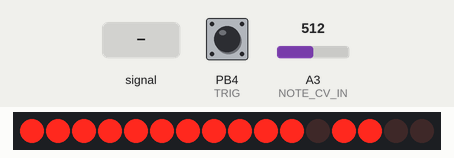
Recording of a sketch running on a simulated ATtiny85, built with avr-gcc and run on an emulated ATtiny85. On the bench: 16 shift-register outputs drawn as a row of LEDs (first output left, lit = HIGH). Wiring (inferred from the names in the program): 2 × shift register (74HC595): data PB0; shift clock PB2; latch PB1. Wiring (inferred from the signals the program sends): row of LEDs: on Q0, Q1, Q2, Q3, Q4, Q5, Q6, Q7, Q8, Q9, Q10, Q11, Q12, Q13, Q14, Q15. The test bench sets the inputs (shaded band); at power-on: A3 (NOTE_CV_IN) = 512, PB4 (TRIG) HIGH.

Above: at 1.2 s.
1.3 s: A3 (NOTE_CV_IN) fed a 2 Hz sine of ±306 counts around its level
At 1.63 s:
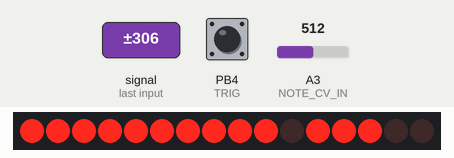
3.2 s: A3 (NOTE_CV_IN) set to 716
At 4.4 s:
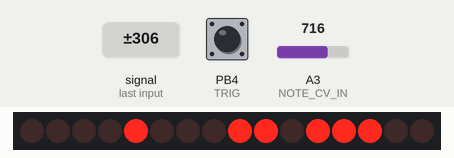
4.7 s: A3 (NOTE_CV_IN) set to 900
At 5.9 s:
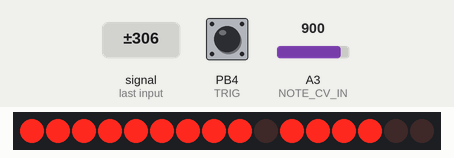
6.2 s: A3 (NOTE_CV_IN) set to 511
At 7.0 s:
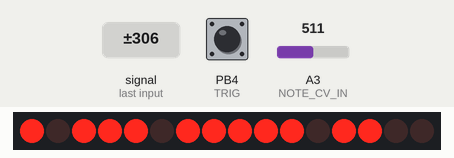
7.7 s: A3 (NOTE_CV_IN) set to 306
At 8.2 s:
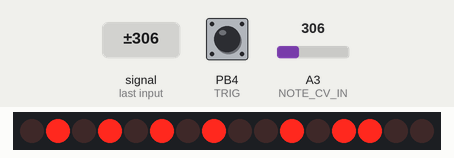
9.2 s: A3 (NOTE_CV_IN) set to 122
At 10.5 s:
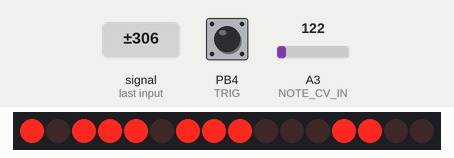
Timing chart, 0 to 11.7 s (numbered marks = the images above; inputs shaded):
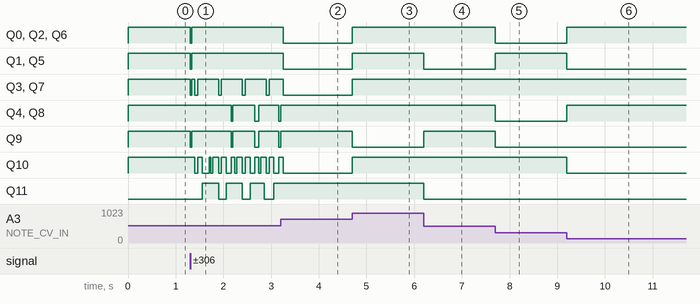

Measured:
- after the input at 1.3 s, Q0, Q1: HIGH → LOW at once, → HIGH 0.04 s later
- after the input at 4.7 s, Q0–3, Q5–7, Q10: LOW → HIGH at once; Q9: HIGH → LOW at once
- after the input at 6.2 s, Q1, Q5, Q11: HIGH → LOW at once; Q9: LOW → HIGH at once
- after the input at 7.7 s, Q0, Q2, Q4, Q6, Q8, Q9: HIGH → LOW at once; Q1, Q5: LOW → HIGH at once
- after the input at 9.2 s, Q0, Q2, Q4, Q6, Q8: LOW → HIGH at once; Q1, Q5, Q10: HIGH → LOW at once

The sketch:

attiny85-quantiser.ino
```cpp
/*============================================================
  Name : Quantiser
  Author : exsertus.com (Steve Bowerman)

  Summary
  1v/octave 0-10v CV quantizer and scaler

  1. Scale 0-10v CV input to 0-5v (half) with voltage divider for 5v logic proceesing
  2. Output held on clock trigger, trigger pin normalled
  3. Output 0.5v/oct scale to DAC
  4. Scale 0-5v output to 0-10v output (double) via opamp

============================================================*/

#define TRIG PB4
#define NOTE_CV_IN A3

#define DAC_SDI PB0
#define DAC_CS PB1
#define DAC_CLK PB2

#define MAX_NOTES 120
#define MAX_ADC 1023
#define MAX_DAC 4095

void setup() {
  pinMode(DAC_CS, OUTPUT);
  pinMode(DAC_CLK, OUTPUT);
  pinMode(DAC_SDI, OUTPUT);
  pinMode(TRIG, INPUT_PULLUP); // Normal trigger to continuous

  digitalWrite(DAC_CS, HIGH);
}

void loop() {
  if (digitalRead(TRIG) == HIGH) {
    int note_cv_in = analogRead(NOTE_CV_IN);
    int note = map(note_cv_in, 0, MAX_ADC, 0, MAX_NOTES);
    unsigned int dac_val = (unsigned int)map(note, 0, MAX_NOTES, 0, MAX_DAC);

    digitalWrite(DAC_CS, LOW);
    shiftOut(DAC_SDI, DAC_CLK, MSBFIRST, 0 << 7 | 0 << 6 | 1 << 5 | 1 << 4 | (dac_val & 0xF00) >> 8);
    shiftOut(DAC_SDI, DAC_CLK, MSBFIRST, dac_val & 0xFF);
    digitalWrite(DAC_CS, HIGH);
  }
}
```
